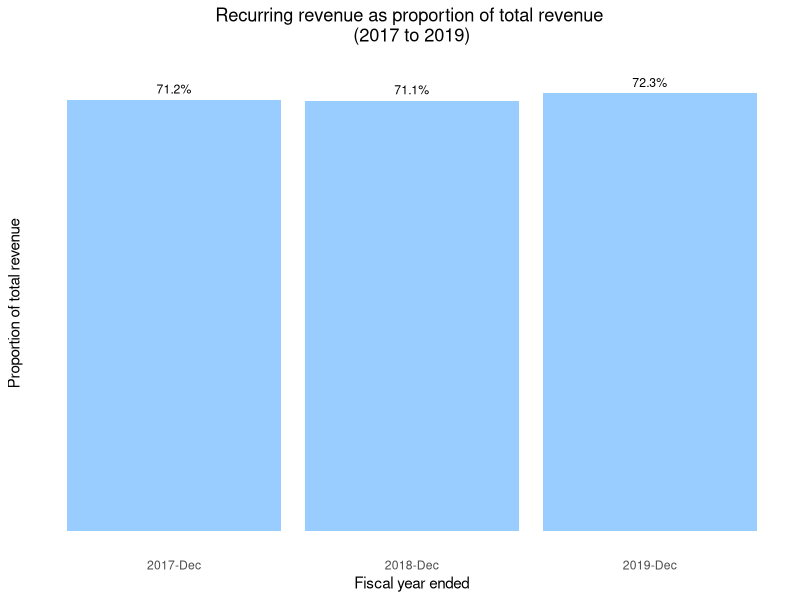
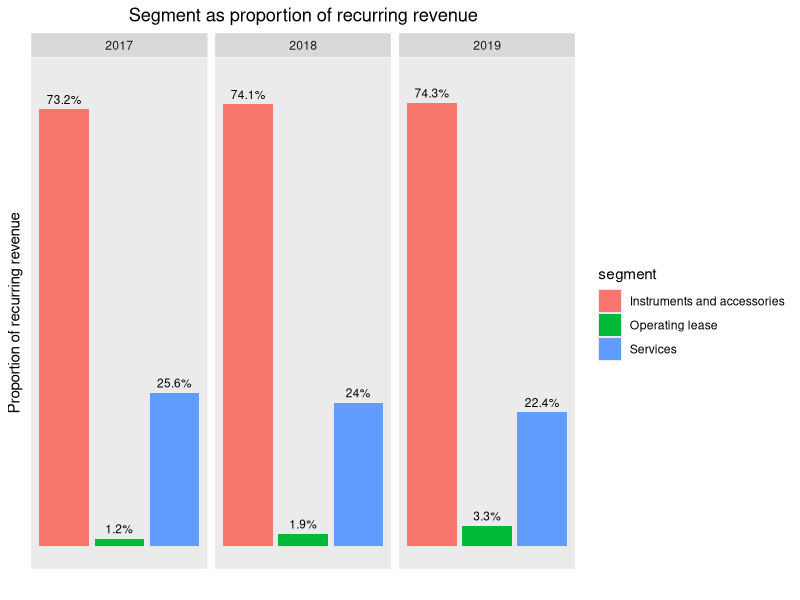
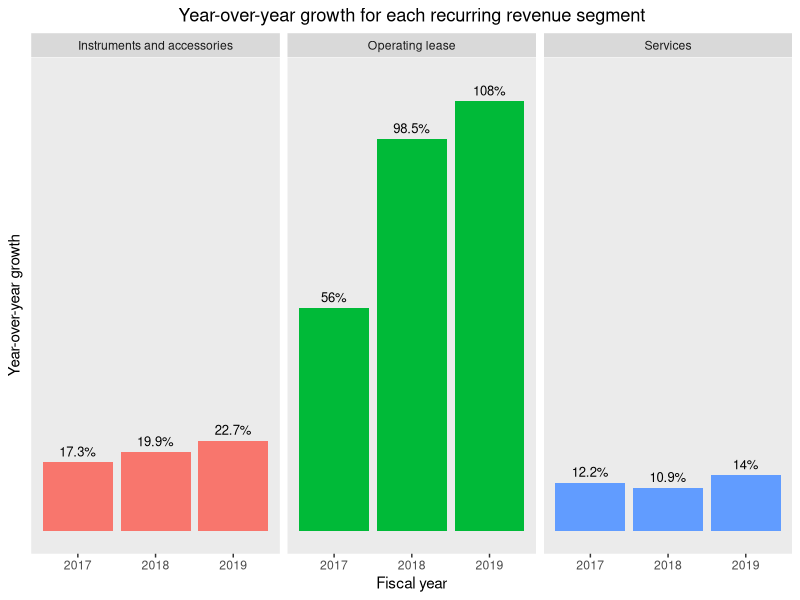
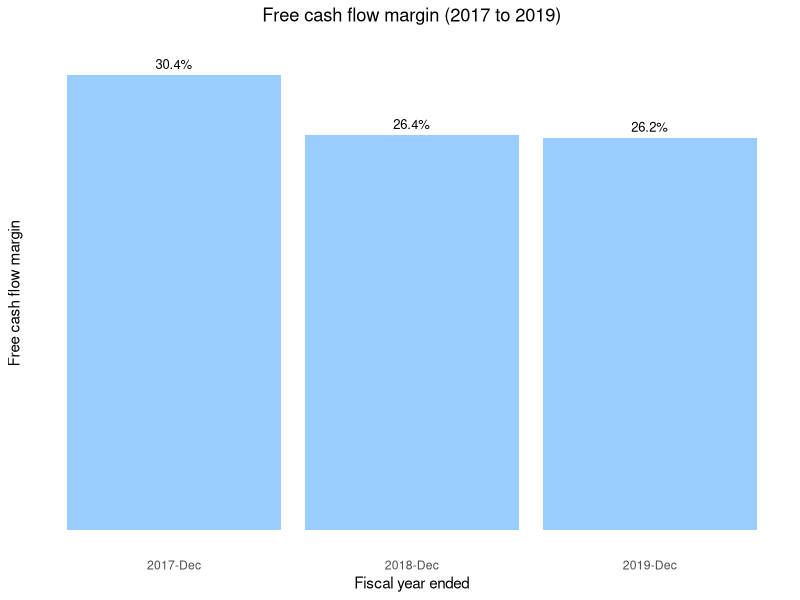

The R script that drew these images, in order:
## ---- chunk 1
library(readxl)
library(dplyr)
library(ggplot2)
library(lubridate)

financial <- read_excel('ISRG.xlsx', sheet = 'overall')
recurringRevenue <- read_excel('ISRG.xlsx', sheet = 'recurring revenue')

names(financial) <- gsub('[ -]', '_', names(financial))
names(recurringRevenue) <- gsub(' ', '_', names(recurringRevenue))

# Calculate year-over-year gross profit growth
yoy_gross_profit_growth <- with(financial
                                , gross_profit[-nrow(financial)] / 
                                             gross_profit[-1] - 1)
yoy_gross_profit_growth <- c(yoy_gross_profit_growth, NA)
financial$yoy_gross_profit_growth <- yoy_gross_profit_growth

# Calculate recurring revenue as proportion of total revenue
financial$proportion_recurring <- with(financial
                                       , recurring_revenue / total_revenue)

# Calculate recurring revenue segment as proportion of total recurring revenue
totalRecurring <- select(financial, fiscal_year_ended
                         , total_recurring_revenue = recurring_revenue)
recurringRevenue <- 
  inner_join(recurringRevenue, totalRecurring
                               , by = 'fiscal_year_ended') %>%
  mutate(proportion = recurring_revenue / total_recurring_revenue)

# Calculate year-over-year recurring revenue growth for each segment
recurr_current <- 
  recurringRevenue$recurring_revenue[1:(nrow(recurringRevenue)-3)]
recurr_prev <- 
  recurringRevenue$recurring_revenue[-(1:3)]
yoy_recurr_growth <- c(recurr_current / recurr_prev - 1, NA, NA, NA)

recurringRevenue$yoy_growth <- yoy_recurr_growth

# Calculate free cash flow and free cash flow margin
financial <- 
    mutate(financial
           , free_cash_flow = operating_cash_flow - capital_expenditure
           , fcf_margin = free_cash_flow / total_revenue)
## ---- chunk 2
recurring <-
    head(financial, n = 3) %>%
    select(fiscal_year_ended, proportion_recurring)

ylim_max <- max(recurring$proportion_recurring) * 1.04
title <- 'Recurring revenue as proportion of total revenue 
(2017 to 2019)'
    
ggplot(data = recurring
       , aes(x = format(fiscal_year_ended, '%Y-%b')
             , y = proportion_recurring)) +
    geom_col(fill = '#99ccff') +
    labs(x = 'Fiscal year ended', y = 'Proportion of total revenue') +
    ggtitle(title) +
    theme_minimal() +
    theme(plot.title = element_text(hjust = 0.5)
          , panel.grid = element_blank()
          , axis.text.y = element_blank()) +
    coord_cartesian(ylim = c(0, ylim_max)) +
    geom_text(aes(label = paste(round(proportion_recurring * 100, 1)
                                , '%', sep = ''))
              , vjust = -0.7, size = 3.1)
## ---- chunk 3
recurringProportion <- 
  recurringRevenue %>% 
  filter(fiscal_year_ended >= ymd(20170101))

ylim_max <- max(recurringProportion$proportion) * 1.05
  
ggplot(data = recurringProportion
       , aes(x = segment, y = proportion, fill = segment)) +
  geom_col() +
  facet_grid(cols = vars(format(fiscal_year_ended, '%Y'))) +
  geom_text(aes(label = paste(round(proportion * 100, 1), '%', sep = ''))
            , vjust = -0.6, size = 3) +
  labs(x = '', y = 'Proportion of recurring revenue') +
  ggtitle('Segment as proportion of recurring revenue') +
  theme(axis.text = element_blank()
        , axis.ticks = element_blank()
        , plot.title = element_text(hjust = 0.5)
        , panel.grid = element_blank()) +
  coord_cartesian(ylim = c(0, ylim_max))
## ---- chunk 4
recurringRevenueGrowth <- 
  recurringRevenue %>% 
  filter(fiscal_year_ended >= ymd(20170101)) %>%
  select(fiscal_year_ended, segment, yoy_growth)

ylim_max <- max(recurringRevenueGrowth$yoy_growth) * 1.05

ggplot(data = recurringRevenueGrowth
       , aes(x = format(fiscal_year_ended, '%Y'), y = yoy_growth
             , fill = segment)) +
  geom_col() +
  facet_wrap(vars(segment)) +
  labs(x = 'Fiscal year', y = 'Year-over-year growth') +
  ggtitle('Year-over-year growth for each recurring revenue segment') +
  geom_text(aes(label = paste(round(yoy_growth * 100, 1), '%', sep = ''))
            , vjust = -0.6, size = 3.3) +
  coord_cartesian(ylim = c(0, ylim_max)) +
  theme(legend.position = 'none'
        , plot.title = element_text(hjust = 0.5)
        , panel.grid = element_blank()
        , axis.text.y = element_blank()
        , axis.ticks.y = element_blank())
## ---- chunk 5
fcfMgn <- 
    head(financial, n = 3) %>%
    select(fiscal_year_ended, fcf_margin)

ylim_max <- max(fcfMgn$fcf_margin) * 1.04

ggplot(data = fcfMgn
       , aes(x = format(fiscal_year_ended, '%Y-%b'), y = fcf_margin)) +
    geom_col(fill = '#99ccff') +
    labs(x = 'Fiscal year ended', y = 'Free cash flow margin') +
    ggtitle('Free cash flow margin (2017 to 2019)') +
    theme_minimal() +
    theme(plot.title = element_text(hjust = 0.5)
          , panel.grid = element_blank()
          , axis.text.y = element_blank()) +
    geom_text(aes(label = paste(round(fcf_margin * 100, 1), '%', sep = ''))
                  , vjust = -0.6, size = 3.3) +
    coord_cartesian(ylim = c(0, ylim_max))
